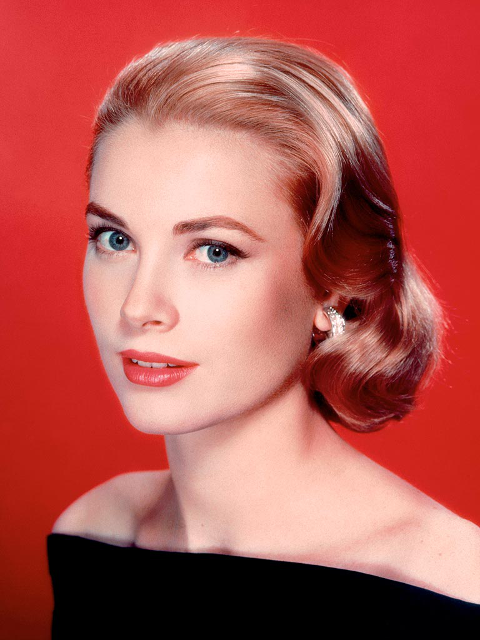
%> input picture matlabCourse/lab5/grace.bmp, 480 x 640 px
$ octave zad5.m   (GNU Octave 9; MATLAB toolbox functions it lacks are replaced by stand-ins)
%> lines starting %> are read from the running program, lines starting %| are printed output that depends on the picture
I = imread('grace.bmp');
%> I is the input picture: size 640x480x3 uint8; mean R, G, B 180.6, 87.9, 82.7
M = rgb2gray(I);
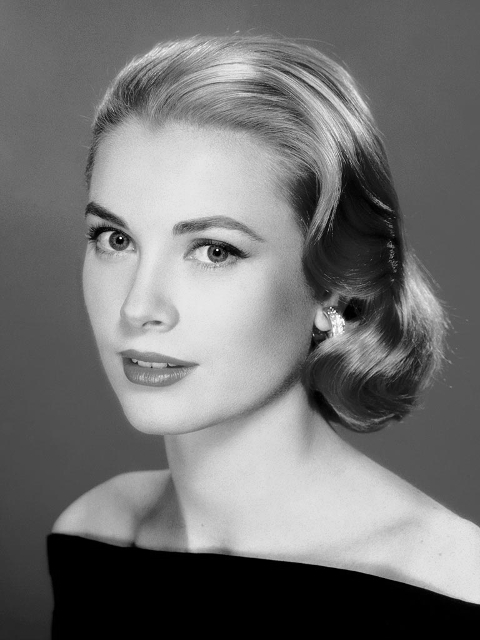
%> M: size 640x480 uint8; min 0, max 255, mean 115

figure(1)
subplot(1,2,1);
imshow(I)
subplot(1,2,2);
imshow(M)


I = fliplr(I);
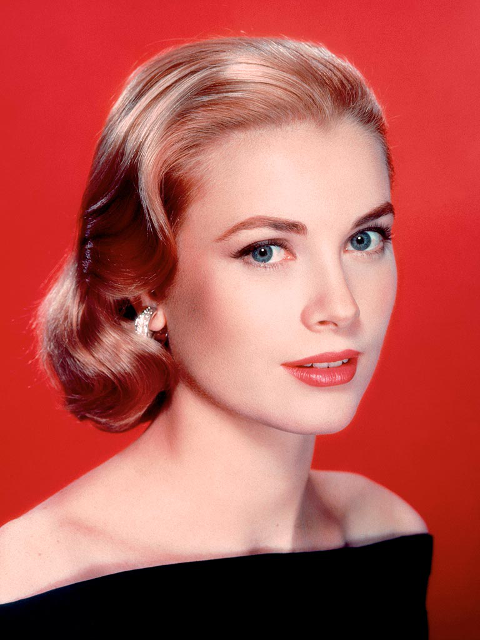
%> I: size 640x480x3 uint8; mean R, G, B 180.6, 87.9, 82.7; mean of the top-left, top-right, bottom-left and bottom-right quarters 107.1, 145.2, 118.6, 97.5
figure(2)
subplot(1,2,1);
imshow(I)
M = flipud(M)
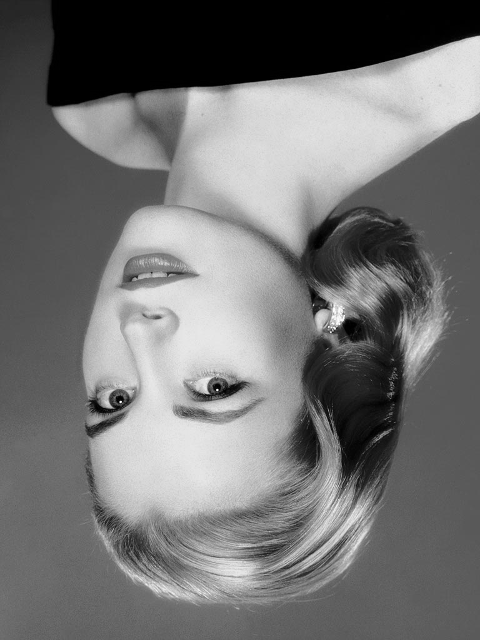
%> M: size 640x480 uint8; min 0, max 255, mean 115; mean of the top-left, top-right, bottom-left and bottom-right quarters 96.1, 117.8, 142.6, 103.7
subplot(1,2,2);
imshow(M)

$ run again, with matlabCourse/lab5/jezioro.bmp copied over matlabCourse/lab5/grace.bmp
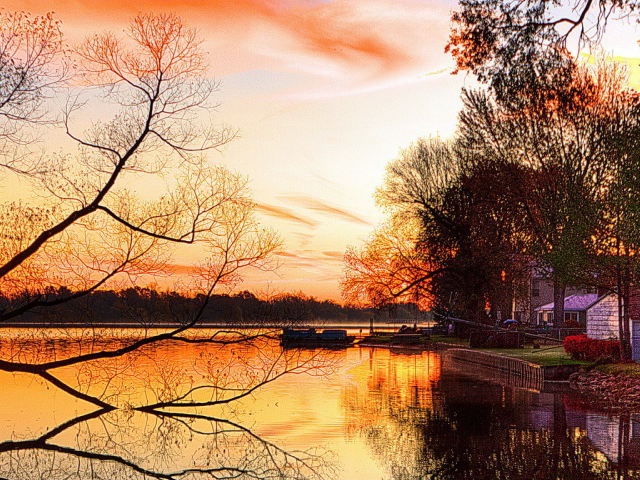
%> input picture matlabCourse/lab5/jezioro.bmp, 640 x 480 px
%> I is the input picture: size 480x640x3 uint8; mean R, G, B 175.3, 131.9, 97.7
%> `I = fliplr(I);`:
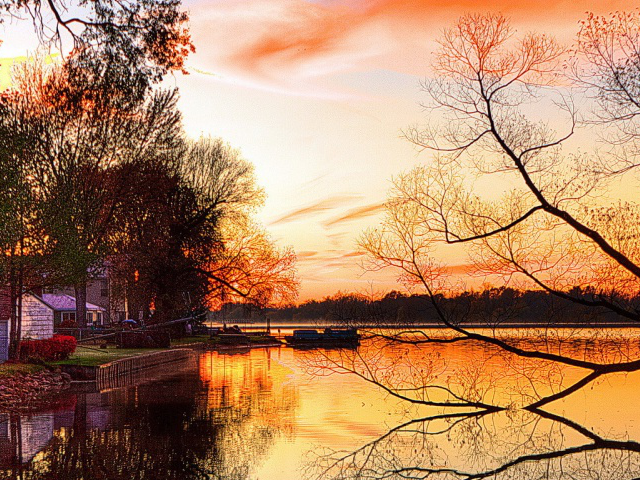
%> I: size 480x640x3 uint8; mean R, G, B 175.3, 131.9, 97.7; mean of the top-left, top-right, bottom-left and bottom-right quarters 146.4, 192.6, 73.6, 127.2
%> `M = flipud(M)`:
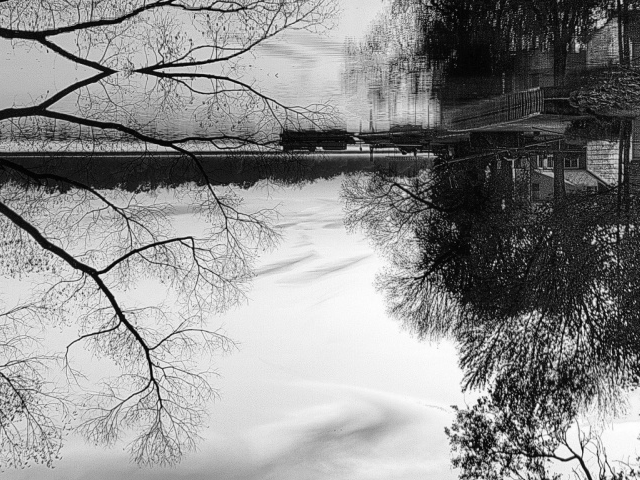
%> M: size 480x640 uint8; min 1, max 255, mean 141; mean of the top-left, top-right, bottom-left and bottom-right quarters 137.8, 77.3, 199.1, 149.5
